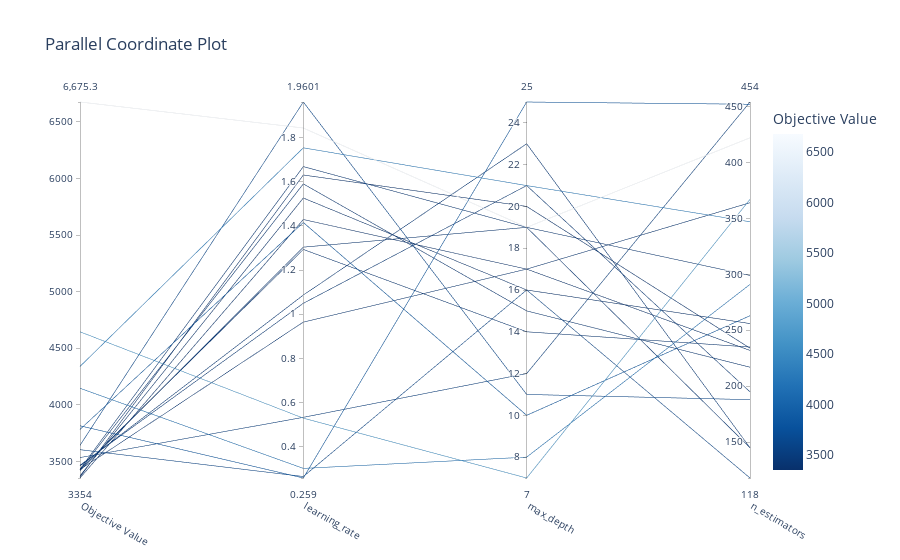

Notebook code cell kept with this figure:
### Code cell
optuna.visualization.plot_parallel_coordinate(study).show()

### Figure 1 — Plotly figure (JSON) as saved in the notebook; plotly's stock layout.template omitted (floating-point values rounded to 4 significant figures)
{"data": [{"dimensions": [{"label": "Objective Value", "range": [3354.0, 6675.0], "values": [3604.0, 3419.0, 6675.0, 3534.0, 4147.0, 3374.0, 4645.0, 3783.0, 3643.0, 3815.0, 3460.0, 3354.0, 3425.0, 3429.0, 3364.0, 3467.0, 4340.0, 3429.0, 3432.0]}, {"label": "learning_rate", "range": [0.259, 1.96], "values": [0.2657, 1.303, 1.842, 0.5334, 0.3025, 1.526, 0.5298, 1.415, 1.96, 0.259, 1.087, 1.428, 1.59, 0.9643, 1.63, 1.049, 1.753, 1.293, 1.668]}, {"label": "max_depth", "range": [7, 25], "values": [16, 19, 19, 12, 8, 16, 7, 10, 11, 25, 23, 17, 15, 17, 20, 21, 21, 14, 19]}, {"label": "n_estimators", "range": [118, 454], "values": [118, 299, 422, 454, 291, 256, 367, 263, 188, 452, 145, 232, 217, 364, 234, 195, 347, 235, 145]}], "labelangle": 30, "labelside": "bottom", "line": {"color": [3604.0, 3419.0, 6675.0, 3534.0, 4147.0, 3374.0, 4645.0, 3783.0, 3643.0, 3815.0, 3460.0, 3354.0, 3425.0, 3429.0, 3364.0, 3467.0, 4340.0, 3429.0, 3432.0], "colorbar": {"title": {"text": "Objective Value"}}, "colorscale": [[0, "rgb(247,251,255)"], [0.125, "rgb(222,235,247)"], [0.25, "rgb(198,219,239)"], [0.375, "rgb(158,202,225)"], [0.5, "rgb(107,174,214)"], [0.625, "rgb(66,146,198)"], [0.75, "rgb(33,113,181)"], [0.875, "rgb(8,81,156)"], [1, "rgb(8,48,107)"]], "reversescale": true, "showscale": true}, "type": "parcoords"}], "layout": {"title": {"text": "Parallel Coordinate Plot"}}}
